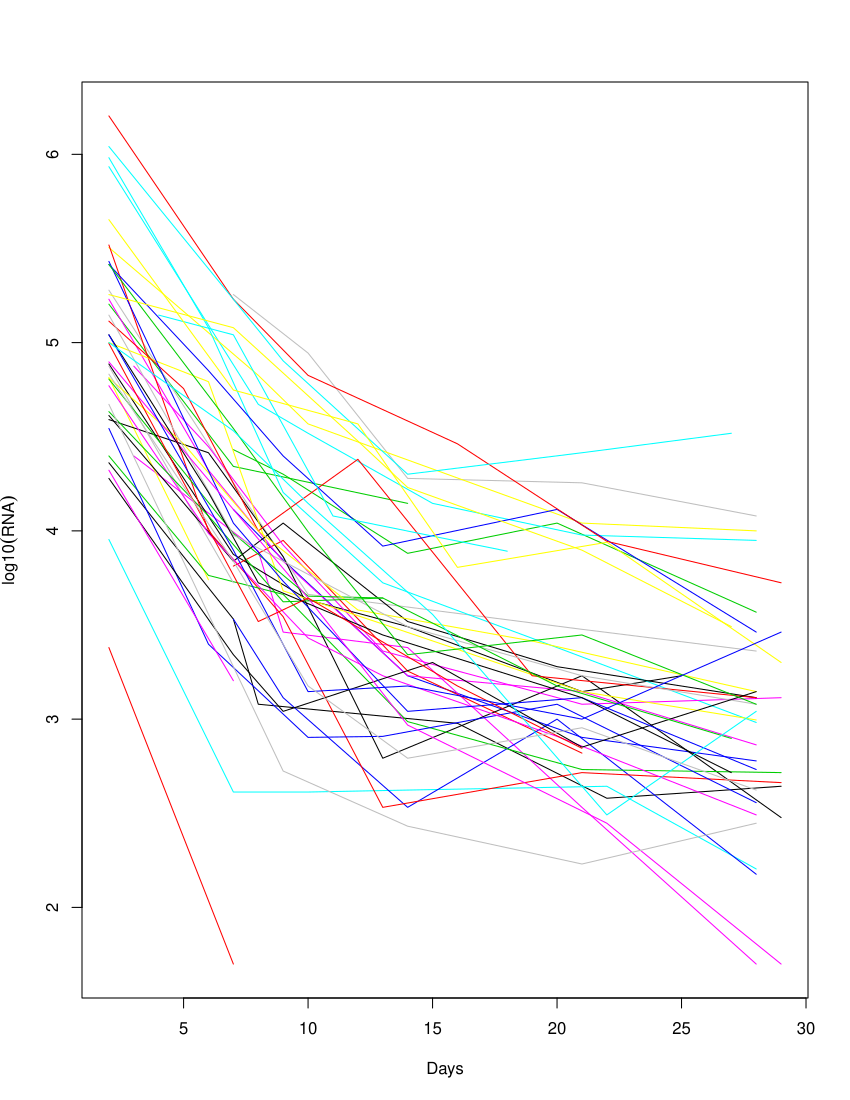

Recreate this plot in R.
dat=read.table("C:\\Users\\fuly737\\Dropbox\\GEEBook2016\\dataset\\hiv315.txt",header=TRUE)
head(dat)
dat=data.frame(dat)
n=length(unique(dat[,1]))
plot(dat$lgcopy~dat$day,type="n",xlab="Days",ylab=expression(log10("RNA")))
for(i in 1:n){
  lines(dat$day[dat$id==i],dat$lgcopy[dat$id==i],col=i)
}
